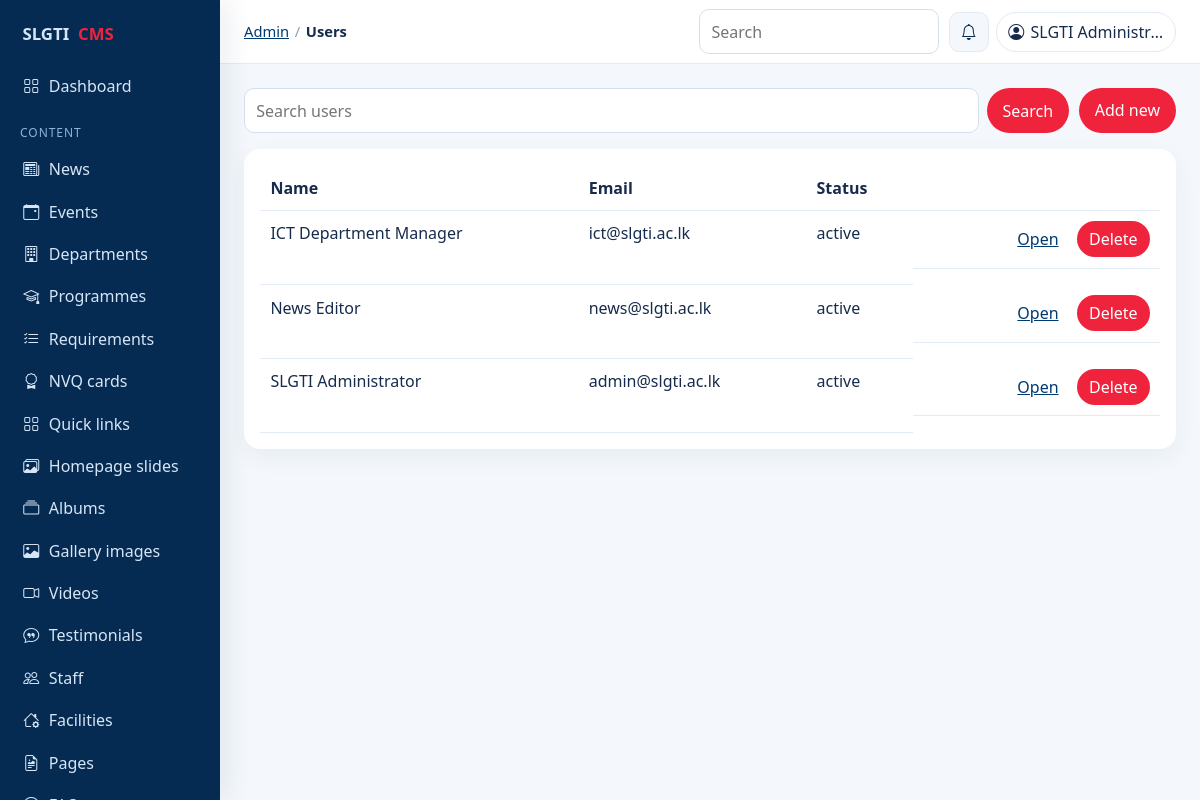
Screenshot of /admin/users (signed in) with the database file from the repository.
### tables this page shows
CREATE TABLE `users` (
  `id` int unsigned NOT NULL AUTO_INCREMENT,
  `name` varchar(150) NOT NULL,
  `email` varchar(180) NOT NULL,
  `password` varchar(255) NOT NULL,
  `role_id` int unsigned NOT NULL,
  `department_id` int unsigned DEFAULT NULL,
  `status` varchar(20) NOT NULL DEFAULT 'active',
  `last_login_at` datetime DEFAULT NULL,
  `created_at` datetime NOT NULL DEFAULT CURRENT_TIMESTAMP,
  PRIMARY KEY (`id`),
  UNIQUE KEY `email` (`email`),
  KEY `fk_users_role` (`role_id`),
  CONSTRAINT `fk_users_role` FOREIGN KEY (`role_id`) REFERENCES `roles` (`id`)
);

### app/Helpers/functions.php (called while the page is built, shortened)
<?php
function config(string $key, mixed $default = null): mixed
{
    return $GLOBALS['app_config'][$key] ?? $default;
}
function e(?string $value): string
{
    return htmlspecialchars((string) $value, ENT_QUOTES, 'UTF-8');
}
function ident(string $name): string
{
    return $name;
}
function base_url(string $path = ''): string
{
    static $base = null;
    if ($base === null) {
        $configured = (string) config('url', '');
        if ($configured !== '') {
            $base = rtrim($configured, '/');
        } else {
            $script = str_replace('\\', '/', dirname($_SERVER['SCRIPT_NAME'] ?? ''));
            $script = (string) preg_replace('#/public$#', '', $script);
            $base = ($script === '/' || $script === '.' || $script === '') ? '' : rtrim($script, '/');
        }
    }
    if ($path === '') {
        return $base === '' ? '/' : $base;
    }
    return ($base === '' ? '' : $base) . '/' . ltrim($path, '/');
}
function url(string $path = ''): string
{
    return base_url($path);
}
function settings(?string $key = null, ?string $default = null): mixed
{
    static $cache = null;
    if ($cache === null) {
        $rows = \App\Core\Model::fetchAll('SELECT setting_key, setting_value FROM settings');
        $cache = [];
        foreach ($rows as $row) {
            $cache[$row['setting_key']] = $row['setting_value'];
        }
    }
    return $cache[$key] ?? $default;
}
function view(string $name, array $data = [], ?string $layout = 'layouts/main'): void
{
    $data['metaTitle'] = $data['metaTitle'] ?? settings('site_name', 'SLGTI');
    $data['metaDescription'] = $data['metaDescription'] ?? settings('meta_description', '');
    extract($data, EXTR_SKIP);
    $viewFile = APP_PATH . '/Views/' . $name . '.php';
    require $viewFile;
}
function paginate(int $total, int $page, int $perPage): array
{
    $pages = max(1, (int) ceil($total / $perPage));
    $page = min(max(1, $page), $pages);
    return [
        'total' => $total,
        'page' => $page,
        'pages' => $pages,
        'per_page' => $perPage,
        'offset' => ($page - 1) * $perPage,
    ];
}
function can(string $permission): bool
{
    if (($_SESSION['role'] ?? '') === 'super_admin') {
        return true;
    }
    $perms = $_SESSION['permissions'] ?? null;
    $grantedByContent = ['news.manage', 'events.manage', 'departments.manage', 'programmes.manage', 'gallery.manage', 'staff.manage', 'pages.manage', 'slides.manage'];
    return in_array('content.manage', $perms, true) && in_array($permission, $grantedByContent, true);
}

### app/Controllers/Admin/ResourceController.php (called while the page is built, shortened)
<?php
final class ResourceController
{
    public function index(string $resource): void
    {
        $config = $this->config($resource);
        $q = trim((string) ($_GET['q'] ?? ''));
        $page = max(1, (int) ($_GET['page'] ?? 1));
        $where = '1=1';
        $params = [];
        $status = trim((string) ($_GET['status'] ?? ''));
        $this->limitDepartment($resource, $where, $params);
        $table = ident($config['table']);
        $total = (int) Model::fetch("SELECT COUNT(*) AS total FROM `$table` WHERE $where", $params)['total'];
        $pager = paginate($total, $page, 12);
        $order = $config['order'];
        $rows = Model::fetchAll(
            "SELECT * FROM `$table` WHERE $where ORDER BY $order LIMIT {$pager['per_page']} OFFSET {$pager['offset']}",
            $params
        );
        view('admin/resource/index', [
            'resource' => $resource,
            'config' => $config,
            'rows' => $rows,
            'pager' => $pager,
            'q' => $q,
            'status' => $status,
            'metaTitle' => $config['title'],
        ], 'layouts/admin');
    }
    private function config(string $resource): array
    {
        $all = admin_resources();
        return $all[$resource];
    }
    private function limitDepartment(string $resource, string &$where, array &$params): void
    {
        if (($_SESSION['role'] ?? '') !== 'department_manager') {
            return;
        }
    }
}

### app/bootstrap.php (called while the page is built, shortened)
<?php
require APP_PATH . '/Helpers/functions.php';
spl_autoload_register(static function (string $class): void {
    $prefix = 'App\\';
    $relative = str_replace('\\', '/', substr($class, strlen($prefix)));
    $file = APP_PATH . '/' . $relative . '.php';
});
$router = new Router();
$router->dispatch($_SERVER['REQUEST_METHOD'] ?? 'GET', $_SERVER['REQUEST_URI'] ?? '/');

### public/index.php (called while the page is built, shortened)
<?php
require APP_PATH . '/bootstrap.php';

### config/database.php (called while the page is built, shortened)
<?php
return [
    'host' => '127.0.0.1',
    'port' => 3306,
    'database' => 'webslgti',
    'username' => 'root',
    'password' => '1234',
    'charset' => 'utf8mb4',
];

### app/Core/Database.php (called while the page is built, shortened)
<?php
final class Database
{
    private static ?PDO $pdo = null;
    public static function connection(): PDO
    {
        if (self::$pdo instanceof PDO) {
            return self::$pdo;
        }
        $config = require CONFIG_PATH . '/database.php';
        $dsn = sprintf(
            'mysql:host=%s;port=%d;dbname=%s;charset=%s',
            $config['host'],
            (int) $config['port'],
            $config['database'],
            $config['charset']
        );
        try {
            self::$pdo = new PDO($dsn, $config['username'], $config['password'], [
                PDO::ATTR_ERRMODE => PDO::ERRMODE_EXCEPTION,
                PDO::ATTR_DEFAULT_FETCH_MODE => PDO::FETCH_ASSOC,
                PDO::ATTR_EMULATE_PREPARES => false,
            ]);
        } catch (PDOException $exception) {
            self::fail($exception);
        }
        return self::$pdo;
    }
}

### app/Core/Model.php (called while the page is built, shortened)
<?php
class Model
{
    public static function query(string $sql, array $params = []): PDOStatement
    {
        $statement = Database::connection()->prepare($sql);
        $statement->execute($params);
        return $statement;
    }
    public static function fetchAll(string $sql, array $params = []): array
    {
        return self::query($sql, $params)->fetchAll();
    }
    public static function fetch(string $sql, array $params = []): ?array
    {
        $row = self::query($sql, $params)->fetch();
        return $row ?: null;
    }
}

### app/Views/admin/resource/index.php (the view, shortened to what this page needs)
<div class="toolbar">
    <form method="get">
        <input type="search" name="q" value="<?= e($q) ?>" placeholder="Search <?= e(strtolower($config['title'])) ?>">
        <button type="submit">Search</button>
    </form>
    <?php if (($config['creatable'] ?? true) && can($config['permission'])): ?>
        <a class="button" href="<?= e(url('admin/' . $resource . '/create')) ?>">Add new</a>
    <?php endif; ?>
</div>
<div class="panel">
    <div class="table-wrap">
    <table class="data-table">
        <thead>
        <tr>
            <?php foreach ($config['list'] as $label): ?><th><?= e($label) ?></th><?php endforeach; ?>
            <th></th>
        </tr>
        </thead>
        <tbody>
        <?php foreach ($rows as $row): ?>
            <tr>
                <?php foreach ($config['list'] as $column => $label): ?>
                    <td><?= e((string) ($row[$column] ?? '')) ?></td>
                <?php endforeach; ?>
                <td class="actions">
                    <a href="<?= e(url('admin/' . $resource . '/' . $row['id'] . '/edit')) ?>">Open</a>
                    <?php if (can($config['permission']) && ($config['creatable'] ?? true)): ?>
                        <form method="post" action="<?= e(url('admin/' . $resource . '/' . $row['id'] . '/delete')) ?>" data-confirm="Delete this record?">
                            <?= csrf_field() ?><button type="submit">Delete</button>
                        </form>
                    <?php endif; ?>
                </td>
            </tr>
        <?php endforeach; ?>
        </tbody>
    </table>
    </div>
</div>

### app/Core/Router.php (shortened to what this page needs)
<?php
final class Router
{
    private array $routes = [];
    private function add(string $method, string $path, array $handler): void
    {
        $this->routes[] = compact('method', 'path', 'handler');
    }
    public function dispatch(string $method, string $uri): void
    {
        $path = parse_url($uri, PHP_URL_PATH) ?: '/';
        $base = rtrim(str_replace('\\', '/', dirname($_SERVER['SCRIPT_NAME'] ?? '')), '/');
        $base = preg_replace('#/public$#', '', $base) ?: '';
        $path = '/' . trim($path, '/');
        if ($path !== '/') {
            $path = rtrim($path, '/');
        }
        foreach ($this->routes as $route) {
            if ($route['method'] !== $method) {
                continue;
            }
            $pattern = preg_replace('#\{([a-zA-Z_][a-zA-Z0-9_]*)\}#', '(?P<$1>[^/]+)', $route['path']);
            if (!preg_match('#^' . $pattern . '$#', $path, $matches)) {
                continue;
            }
            $params = [];
            foreach ($matches as $key => $value) {
                if (is_string($key)) {
                    $params[$key] = $value;
                }
            }
            $this->invoke($route['handler'], $params);
            return;
        }
    }
    private function invoke(array $handler, array $params): void
    {
        [$class, $method] = $handler;
        $controller = new $class();
        $controller->{$method}(...array_values($params));
    }
}

### public/assets/css/admin.css (style rules this page uses)
body { margin: 0; font-family: "Segoe UI", sans-serif; color: #172B4D; background: #F4F8FC; }
a { color: #003B70; }
.stat-grid article, .panel, .auth-card { background: #fff; border-radius: 16px; padding: 1rem; box-shadow: 0 8px 24px rgba(6,43,82,.06); }
table { width: 100%; border-collapse: collapse; }
th, td { text-align: left; padding: .65rem; border-bottom: 1px solid #E2EAF3; vertical-align: top; }
.toolbar, .actions { display: flex; gap: .6rem; align-items: center; justify-content: space-between; margin-bottom: 1rem; }
.actions { justify-content: flex-end; }
input, select, textarea { width: 100%; margin-top: .3rem; padding: .6rem .7rem; border-radius: 10px; border: 1px solid #D5E0EC; font: inherit; }
button, .button { background: #EF233C; color: #fff; border: 0; border-radius: 999px; padding: .6rem 1rem; text-decoration: none; cursor: pointer; }

### public/assets/css/admin-responsive.css (style rules this page uses)
.admin-body { --sidebar-width: clamp(220px, 18vw, 280px); --sidebar-collapsed-width: 0px; --topbar-height: 64px; --content-padding: clamp(0.75rem, 2vw, 1.5rem); --card-gap: clamp(0.75rem, 1.5vw, 1.25rem); --primary-color: #062B52; --secondary-color: #003B70; --accent-color: #EF233C; --ink: #172B4D; --line: #E2EAF3; --surface: #ffffff; --canvas: #F4F8FC; overflow-x: clip; background: var(--canvas); color: var(--ink); font-size: clamp(0.92rem, 0.35vw + 0.84rem, 1rem); }
.admin-body .panel, .admin-body .admin-columns { min-width: 0; }
.admin-body .table-wrap { width: 100%; max-width: 100%; overflow: auto; -webkit-overflow-scrolling: touch; }
.admin-body .table-wrap table { width: 100%; min-width: 640px; margin: 0; }
.admin-body .data-table thead th { position: sticky; top: 0; z-index: 1; background: #fff; }
.admin-body td.actions { display: flex; flex-wrap: wrap; gap: 0.4rem; align-items: center; justify-content: flex-end; }
.admin-body td.actions form { margin: 0; }
.admin-body td.actions a, .admin-body td.actions button { display: inline-flex; align-items: center; justify-content: center; min-height: 36px; padding: 0.35rem 0.75rem; }
.admin-body .toolbar { flex-wrap: wrap; align-items: stretch; }
.admin-body .toolbar form { display: flex; flex: 1 1 280px; flex-wrap: wrap; gap: 0.5rem; min-width: 0; }
.admin-body .toolbar input, .admin-body .toolbar select { width: auto; flex: 1 1 140px; min-width: 0; margin-top: 0; }

### rows the page displays
users: name "ICT Department Manager", email "ict@slgti.ac.lk", status "active"
users: name "News Editor", email "news@slgti.ac.lk", status "active"
users: name "SLGTI Administrator", email "admin@slgti.ac.lk", status "active"

### other values shown
$label "News"
$label "Events"
$label "Departments"
$label "Programmes"
$label "Requirements"
$label "NVQ cards"
$label "Quick links"
$label "Homepage slides"
$label "Albums"
$label "Gallery images"
$label "Videos"
$label "Testimonials"
$label "Staff"
$label "Facilities"
$label "Pages"
